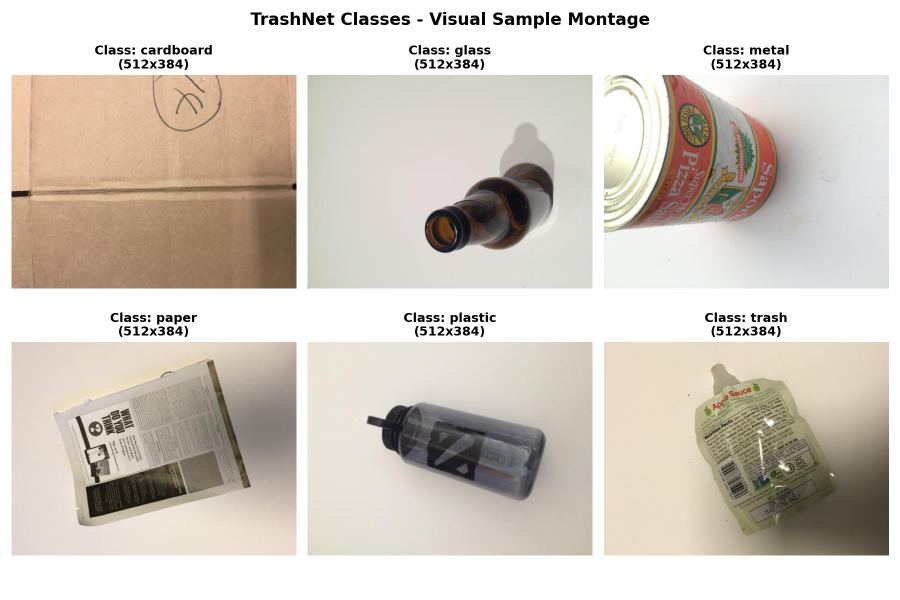
#> input picture dataset_overview.png, 1800 x 1200 px (shown at 1/2 size)
$ python -i feature_extraction.py   (imports and definitions only)
#> lines starting #> are read from the running program, lines starting #| are printed output that depends on the picture
"""
Step 2a: Manual Image Descriptors Extraction (Color Histograms + HOG + LBP)
Extracts fixed hand-crafted features from images and caches feature matrices.
"""

import sys
from pathlib import Path
import numpy as np
import pandas as pd
from PIL import Image
from skimage.feature import hog, local_binary_pattern
from skimage.color import rgb2gray
from tqdm import tqdm

REPO_ROOT = Path(__file__).resolve().parent.parent
SPLITS_DIR = REPO_ROOT / "splits"
CACHE_PATH = REPO_ROOT / "data" / "features_aml.npz"

# Feature configuration
TARGET_SIZE = (128, 128)  # Consistent resized resolution for AML
HOG_ORIENTATIONS = 8
HOG_PIXELS_PER_CELL = (16, 16)
HOG_CELLS_PER_BLOCK = (2, 2)
LBP_RADIUS = 2
LBP_POINTS = 16  # Uniform LBP has (LBP_POINTS + 2) bins = 18 bins
COLOR_BINS = 16  # 16 bins per channel in HSV = 48 bins


def extract_single_image_features(img_path: Path) -> np.ndarray:
    """Extract fused [Color Histogram, HOG, LBP] feature vector from a single image."""
#> called with img_path = '../dataset_overview.png'
    with Image.open(img_path) as img:
#> img is the input picture: PIL image 1800x1200 RGBA; mean R, G, B, A 210.2, 202.3, 193.3, 255
        img_rgb = img.convert("RGB").resize(TARGET_SIZE, Image.Resampling.BILINEAR)
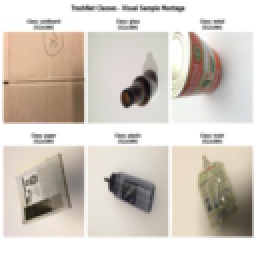
#> img_rgb: PIL image 128x128 RGB (shown 2 times larger); mean R, G, B 210.2, 202.3, 193.3
        img_np = np.array(img_rgb)

    # 1. Color Histogram in HSV color space
    img_hsv = img_rgb.convert("HSV")
#> img_hsv: PIL image 128x128 HSV; mean H, S, V 25.5, 24.8, 210.5
    hsv_np = np.array(img_hsv)
    h_hist, _ = np.histogram(hsv_np[:, :, 0], bins=COLOR_BINS, range=(0, 255), density=True)
#> h_hist = [0.0213, 0.0302, 0.00614, 0.000977, 0.000329, 0.000287, 0.000517, 0.000287, 0.000659, 0.000655, 0.000394, 0.000528, 8.81e-05, 0.000142, 8.04e-05, 8.04e-05]
    s_hist, _ = np.histogram(hsv_np[:, :, 1], bins=COLOR_BINS, range=(0, 255), density=True)
#> s_hist = [0.0336, 0.0106, 0.00658, 0.00193, 0.004, 0.00419, 0.00125, 0.000264, 0.000142, 8.43e-05, 1.15e-05, 7.66e-06, 7.66e-06, 0, 0, 0]
    v_hist, _ = np.histogram(hsv_np[:, :, 2], bins=COLOR_BINS, range=(0, 255), density=True)
#> v_hist = [0, 9.96e-05, 0.000437, 0.000391, 0.000701, 0.00103, 0.00108, 0.00159, 0.00197, 0.0024, 0.00272, 0.0029, 0.00425, 0.0103, 0.0134, 0.0194]
    color_features = np.concatenate([h_hist, s_hist, v_hist])  # Length: 48
#> color_features = 48 values, max 0.0336 at index 16, min 0 at index 29, mean 0.00392

    # 2. HOG (Histogram of Oriented Gradients) for shape contours
    img_gray = rgb2gray(img_np)
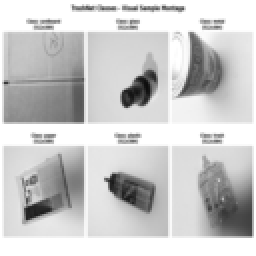
#> img_gray: shape (128, 128) float64 (shown 2 times larger); min 0.0535, max 1, mean 0.797
    hog_features = hog(
        img_gray,
        orientations=HOG_ORIENTATIONS,
        pixels_per_cell=HOG_PIXELS_PER_CELL,
        cells_per_block=HOG_CELLS_PER_BLOCK,
        block_norm='L2-Hys',
        visualize=False
    )  # Length: (128/16 - 1) * (128/16 - 1) * (2*2) * 8 = 7 * 7 * 4 * 8 = 1568
#> hog_features = 1568 values, max 0.435 at index 1378, min 0 at index 143, mean 0.135

    # 3. LBP (Local Binary Patterns) for surface texture
    img_gray_uint8 = (img_gray * 255).astype(np.uint8)
    lbp = local_binary_pattern(img_gray_uint8, P=LBP_POINTS, R=LBP_RADIUS, method="uniform")
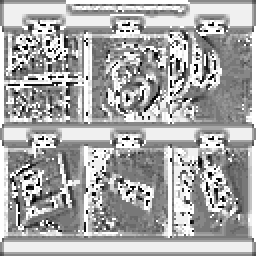
#> lbp: shape (128, 128) float64 (shown 2 times larger); min 0, max 17, mean 11.28; drawn with min black and max white
    n_bins = LBP_POINTS + 2
    lbp_hist, _ = np.histogram(lbp.ravel(), bins=n_bins, range=(0, n_bins), density=True)  # Length: 18
#> lbp_hist = 18 values, max 0.167 at index 17, min 0.00873 at index 0, mean 0.0556

    # Concatenate into fused feature vector
    fused_vector = np.concatenate([color_features, hog_features, lbp_hist])
#> fused_vector = 1634 values, max 0.435 at index 1426, min 0 at index 29, mean 0.13
    return fused_vector.astype(np.float32)


def extract_and_cache_features():
    print("=" * 60)
    print("STEP 2a: Extracting Fixed Image Descriptors (Color + HOG + LBP)")
    print("=" * 60)

    train_df = pd.read_csv(SPLITS_DIR / "train.csv")
    val_df = pd.read_csv(SPLITS_DIR / "val.csv")
    test_df = pd.read_csv(SPLITS_DIR / "test.csv")

    datasets = {"train": train_df, "val": val_df, "test": test_df}
    cached_data = {}

    for split_name, df in datasets.items():
        print(f"\nProcessing {split_name} split ({len(df)} images)...")
        features_list = []
        labels_list = []

        for _, row in tqdm(df.iterrows(), total=len(df), desc=f"Extracting {split_name}"):
            full_path = REPO_ROOT / row["filepath"]
            feat = extract_single_image_features(full_path)
            features_list.append(feat)
            labels_list.append(row["label"])

        cached_data[f"X_{split_name}"] = np.array(features_list)
        cached_data[f"y_{split_name}"] = np.array(labels_list)

    feature_dim = cached_data["X_train"].shape[1]
    print(f"\nTotal feature vector dimension: {feature_dim}")
    print(f"   • Color Histogram (HSV): {COLOR_BINS * 3} dims")
    print(f"   • HOG shape features:    {1568} dims")
    print(f"   • LBP texture features:  {LBP_POINTS + 2} dims")

    CACHE_PATH.parent.mkdir(parents=True, exist_ok=True)
    np.savez_compressed(CACHE_PATH, **cached_data)
    print(f"Features cached to: {CACHE_PATH.resolve()} ({CACHE_PATH.stat().st_size / 1e6:.2f} MB)")


# [2 lines not run here, left out]

>>> result = extract_single_image_features('../dataset_overview.png')
#> result has the same summary as fused_vector in extract_single_image_features
